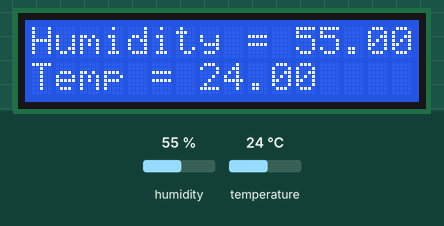
This sketch was run on a simulated Arduino Uno, built with avr-gcc and run on an emulated ATmega328P. Parts: 16×2 character LCD. The test bench sets the inputs (shaded band); at power-on: humidity 55 %, temperature 24 °C.

Above: at 1.6 s.
1.7 s: humidity set to 22 %
At 2.6 s:
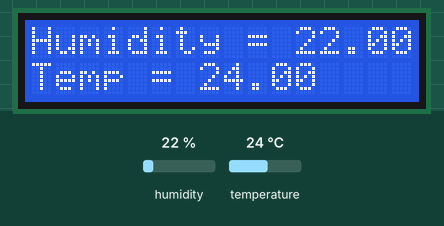
3.6 s: temperature set to 12 °C
At 5.1 s:
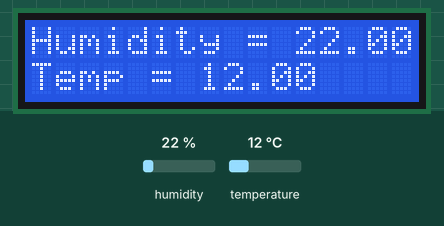
5.6 s: humidity set to 40 %
At 7.4 s:
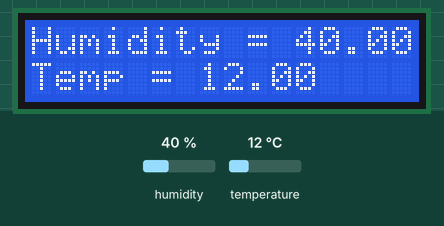
7.7 s: temperature set to 19 °C
At 9.0 s:
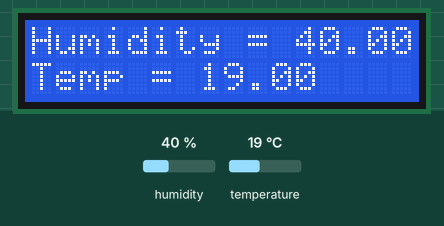
Timing chart, 0 to 10.7 s (numbered marks = the images above; inputs shaded):
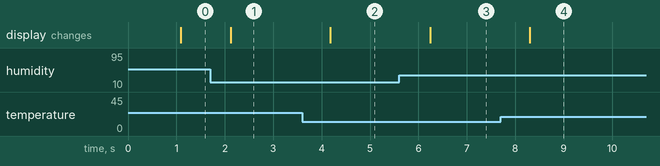

The sketch:

Temp-lcd.ino
```cpp
#include <LiquidCrystal.h>
#include <dht.h>

LiquidCrystal lcd(9, 10, 5, 7, 6, 8);
int greenPin = A5;
dht sensor;

void setup()
{
  lcd.begin(16,2); //16 by 2 character display
}

void loop()
{
  delay(1000); //wait a sec (recommended for DHT11)
  sensor.read11(greenPin);
  lcd.clear();
  lcd.setCursor(0,0);
  lcd.print("Humidity = ");
  lcd.print(sensor.humidity);
  lcd.setCursor(0,1);
  lcd.print("Temp = ");
  lcd.print(sensor.temperature);

}
```

Measured:
- after the input at 1.7 s, the display: changes after 0.42 s (image 1)
- after the input at 3.6 s, the display: changes after 0.58 s (image 2)
- after the input at 5.6 s, the display: changes after 0.64 s (image 3)
- after the input at 7.7 s, the display: changes after 0.60 s (image 4)
